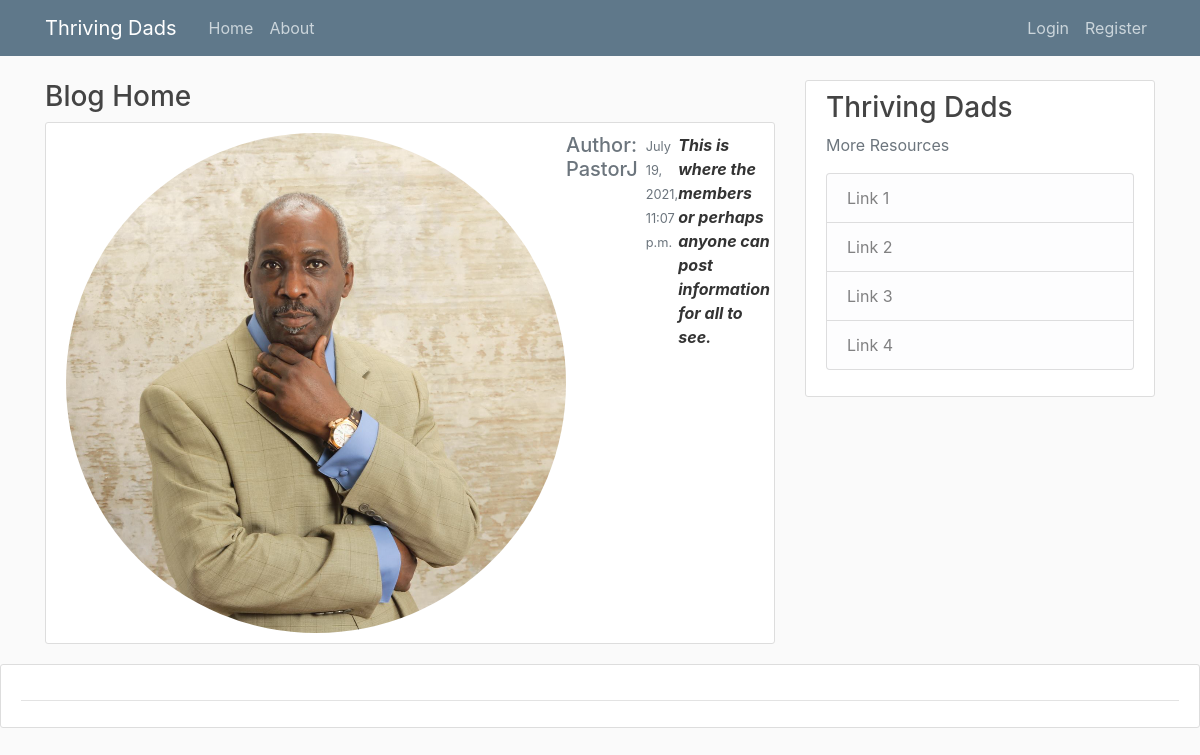
/blog/, run on an earlier commit of the app's database.
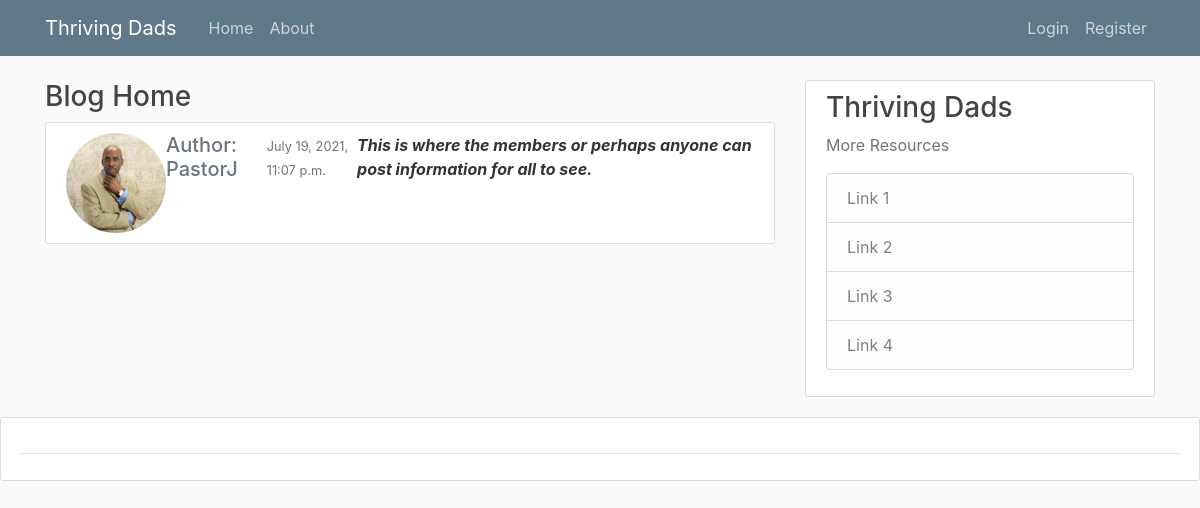
And on a later commit of the database.
### blog/models.py (models this page shows, shortened)
class Post(models.Model):
    title = models.CharField(max_length=100)
    content = models.TextField()
    date_posted = models.DateTimeField(default=timezone.now)
    author = models.ForeignKey(User, on_delete=models.CASCADE)

### users/models.py (models this page shows, shortened)
class Profile(models.Model):
    user = models.OneToOneField(User, on_delete=models.CASCADE)
    image = models.ImageField(default='default.jpg', upload_to='profile_pics')

### blog/views.py (the view)
# urls.py: path('', views.home, name='blog-home'),
def home(request):
    context = {
        'posts': Post.objects.all()
    }
    return render(request, 'blog/home.html', context)

### blog/templates/blog/home.html
{% extends 'blog/base.html'%}
{% block content%}
    <h3>Blog Home</h3>
    {% for post in posts%}
        <article class="media content-section">
            <img class = "rounded-circle" src="{{ post.author.profile.image.url }}" alt="profile image">
            <h5 class='text-muted mr-2'>Author: {{post.author}}</h5>
            <p class='text-muted'><small>{{post.date_posted}}</small></p>
            <p class='font-italic font-weight-bold article-content' >{{post.content}}</p>
        </article>
    {% endfor %}
{% endblock%}

### blog/templates/blog/base.html (shortened to what this page needs)
{% load static %}
<!DOCTYPE html>
<html>
<head>
    <link rel="stylesheet" href="https://maxcdn.bootstrapcdn.com/bootstrap/4.0.0/css/bootstrap.min.css">
    <link rel="stylesheet" type= "text/css" href="{% static 'blog/main.css' %} ">
</head>
<body>
    <header class="site-header">
        <nav class="navbar navbar-expand-md navbar-dark bg-steel fixed-top">
          <div class="container">
            <a class="navbar-brand mr-4" href="{% url 'blog-home' %}">Thriving Dads</a>
            <div class="collapse navbar-collapse" id="navbarToggle">
              <div class="navbar-nav mr-auto">
                <a class="nav-item nav-link" href="{% url 'blog-home' %}">Home</a>
                <a class="nav-item nav-link" href="{% url 'blog-about' %}">About</a>
              </div>
              <div class="navbar-nav">
                {% if user.is_authenticated %}
                    <a class="nav-item nav-link" href="{% url 'profile'%} ">Profile</a>
                    <a class="nav-item nav-link" href="{% url 'logout'%} ">Logout</a>
                {% else %}
                <a class="nav-item nav-link" href="{% url 'login'%} ">Login</a>
                <a class="nav-item nav-link" href="{% url 'register' %} ">Register</a>
                {% endif %}
              </div>
            </div>
          </div>
        </nav>
    </header>
      <main role="main" class="container">
        <div class="row">
          <div class="col-md-8">
            {% block content %}{% endblock %}
          </div>
          <div class="col-md-4">
            <div class="content-section">
              <h3>Thriving Dads</h3>
              <p class='text-muted'>More Resources
                <ul class="list-group">
                  <li class="list-group-item list-group-item-light">Link 1</li>
                  <li class="list-group-item list-group-item-light">Link 2</li>
                  <li class="list-group-item list-group-item-light">Link 3</li>
                  <li class="list-group-item list-group-item-light">Link 4</li>
                </ul>
              </p>
            </div>
          </div>
        </div>
      </main>
      <article class="media content-section">
        <div class="media-body">
          <div class="article-metadata">
          </div>
        </div>
      </article>
</body>
</html>

### blog/static/blog/main.css (style rules this page uses)
body { background: #fafafa; color: #333333; margin-top: 5rem; }
h1, h2, h3, h4, h5, h6 { color: #444444; }
ul { margin: 0; }
.bg-steel { background-color: #5f788a; }
.site-header .navbar-nav .nav-link { color: #cbd5db; }
.content-section { background: #ffffff; padding: 10px 20px; border: 1px solid #dddddd; border-radius: 3px; margin-bottom: 20px; }
.article-content { white-space: pre-line; }
.article-metadata { padding-bottom: 1px; margin-bottom: 4px; border-bottom: 1px solid #e3e3e3 }

What changed in the data, as far as the page shows it:
changed through a linked row, Post "This is where the members or perhaps anyone can post information for all to see.": author.profile.image: a different picture
